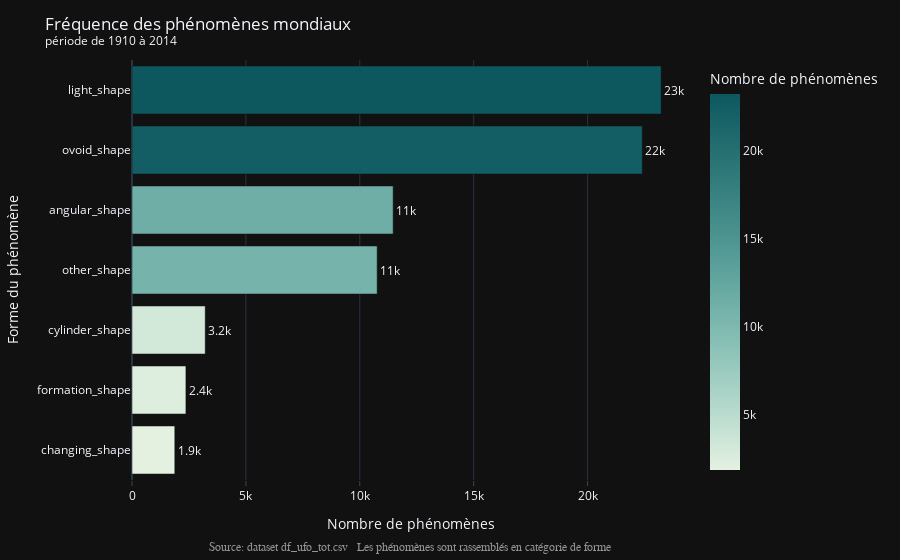

Notebook source saved alongside this figure:
### Markdown cell above
plotly

### Code cell
# Graph
fig = px.bar(df_ufo_tot_freq_cat,
             y='cat_UFO_shape',
             x='count_cat_UFO_shape',
             text='count_cat_UFO_shape',
             labels={'count_cat_UFO_shape': 'Nombre de phénomènes',
                     'cat_UFO_shape': 'Forme du phénomène'},
             color='count_cat_UFO_shape',
             color_continuous_scale=COLOR_UFO_SHAPE,
             template=TEMPLATE)

# Text
fig.update_traces(texttemplate='%{text:.2s}',
                  textposition='outside')

fig.update_layout(title='Fréquence des phénomènes mondiaux<br>'
                  "<sup>période de 1910 à 2014</sup>",
                  showlegend=True)

fig.update_xaxes(showgrid=True, ticks="outside")

# Annotations
annotations = []

# Source
annotations.append(dict(xref='paper', yref='paper',
                        x=0.5, y=-0.14,
                        xanchor='center', yanchor='top',
                        text='Source: dataset df_ufo_tot.csv'+
                        '   Les phénomènes sont rassemblés en catégorie de forme',
                        font=dict(family='Arial',
                                  size=12,
                                  color='rgb(150,150,150)'),
                        showarrow=False))

fig.update_layout(annotations=annotations)

fig.show()

### Figure 1 — Plotly figure (JSON) as saved in the notebook; plotly's stock layout.template omitted (floating-point values rounded to 4 significant figures)
{"data": [{"alignmentgroup": "True", "hovertemplate": "Nombre de phénomènes=%{marker.color}<br>Forme du phénomène=%{y}<extra></extra>", "legendgroup": "", "marker": {"color": [1879, 2367, 3215, 10763, 11465, 22403, 23231], "coloraxis": "coloraxis"}, "name": "", "offsetgroup": "", "orientation": "h", "showlegend": false, "text": [1879, 2367, 3215, 10763, 11465, 22403, 23231], "textposition": "outside", "texttemplate": "%{text:.2s}", "type": "bar", "x": [1879, 2367, 3215, 10763, 11465, 22403, 23231], "xaxis": "x", "y": ["changing_shape", "formation_shape", "cylinder_shape", "other_shape", "angular_shape", "ovoid_shape", "light_shape"], "yaxis": "y"}], "layout": {"annotations": [{"font": {"color": "rgb(150,150,150)", "family": "Arial", "size": 12}, "showarrow": false, "text": "Source: dataset df_ufo_tot.csv   Les phénomènes sont rassemblés en catégorie de forme", "x": 0.5, "xanchor": "center", "xref": "paper", "y": -0.14, "yanchor": "top", "yref": "paper"}], "barmode": "relative", "coloraxis": {"colorbar": {"title": {"text": "Nombre de phénomènes"}}, "colorscale": [[0, "rgb(228, 241, 225)"], [0.1667, "rgb(180, 217, 204)"], [0.3333, "rgb(137, 192, 182)"], [0.5, "rgb(99, 166, 160)"], [0.6667, "rgb(68, 140, 138)"], [0.8333, "rgb(40, 114, 116)"], [1, "rgb(13, 88, 95)"]]}, "legend": {"tracegroupgap": 0}, "margin": {"t": 60}, "showlegend": true, "title": {"text": "Fréquence des phénomènes mondiaux<br><sup>période de 1910 à 2014</sup>"}, "xaxis": {"anchor": "y", "domain": [0, 1], "showgrid": true, "ticks": "outside", "title": {"text": "Nombre de phénomènes"}}, "yaxis": {"anchor": "x", "domain": [0, 1], "title": {"text": "Forme du phénomène"}}}}
